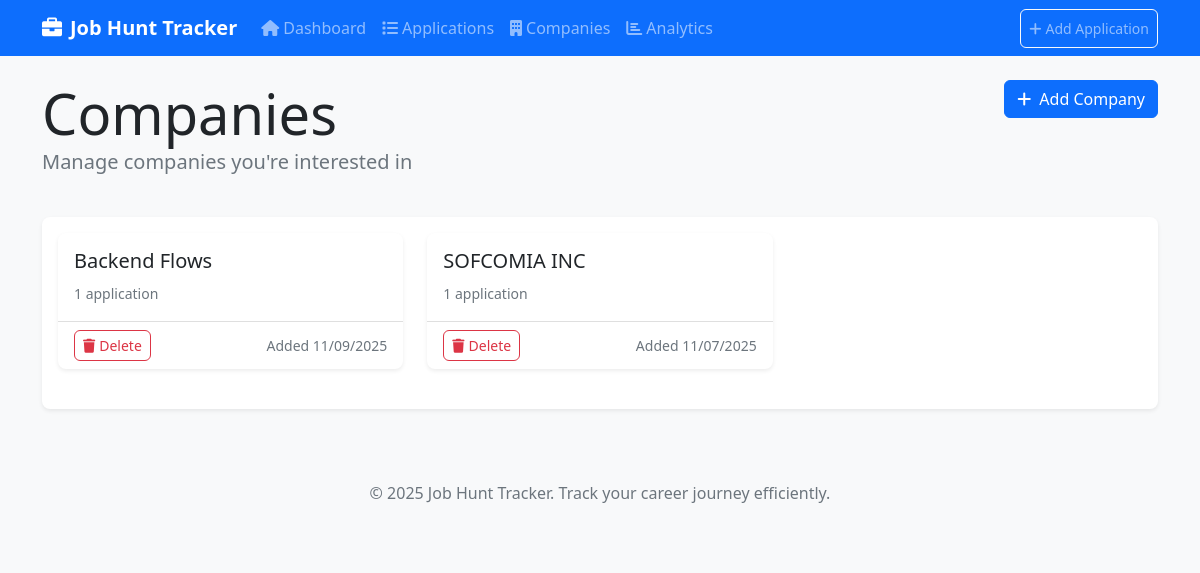
/companies, run on an earlier commit of the app's database.
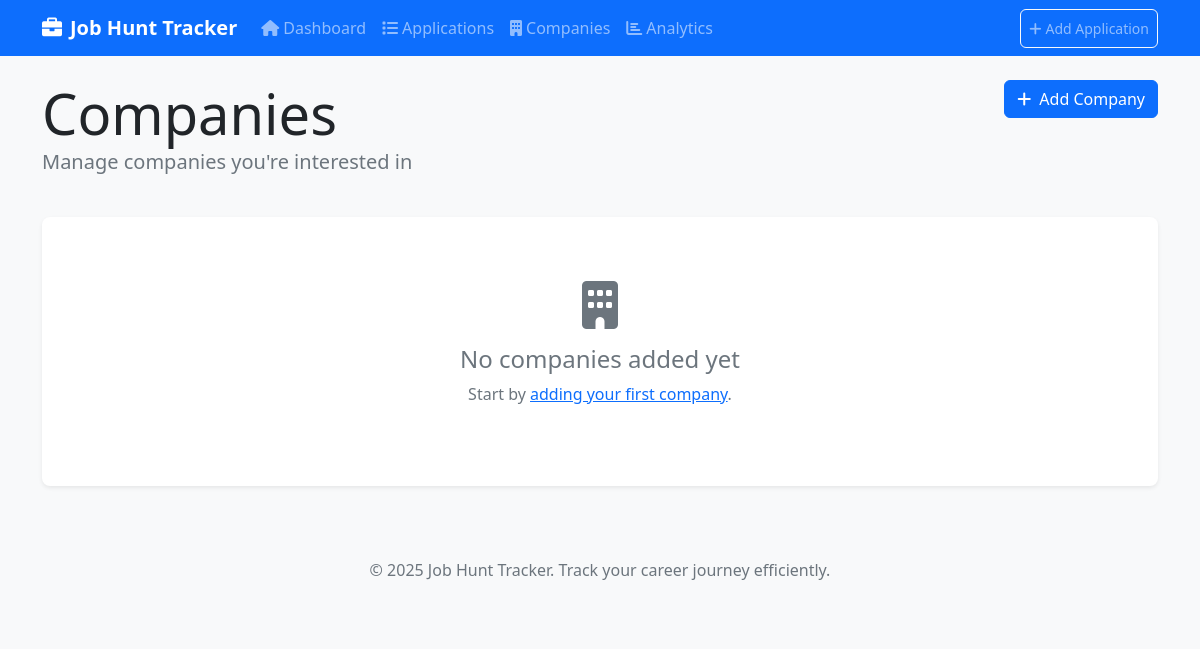
And on a later commit of the database.
### app/models.py (models this page shows, shortened)
class Company(db.Model):
    id = db.Column(db.Integer, primary_key=True)
    name = db.Column(db.String(120), nullable=False, unique=True)
    industry = db.Column(db.String(100))
    location = db.Column(db.String(100))
    website = db.Column(db.String(200))
    notes = db.Column(db.Text)
    created_at = db.Column(db.DateTime, default=datetime.utcnow)
    applications = db.relationship('Application', backref='company_ref', lazy=True, cascade='all, delete-orphan')

### app/routes.py (the view)
@main.route('/companies')
def companies():
    companies = Company.query.order_by(Company.name).all()
    return render_template('companies.html', companies=companies)

### app/templates/companies.html (shortened to what this page needs)
{% extends "base.html" %}
{% block content %}
<div class="row mb-4">
    <div class="col">
        <h1 class="display-4 mb-0">Companies</h1>
        <p class="lead text-muted">Manage companies you're interested in</p>
    </div>
    <div class="col-auto">
        <a href="{{ url_for('main.add_company') }}" class="btn btn-primary">
            <i class="fas fa-plus me-2"></i>Add Company
        </a>
    </div>
</div>
<div class="card">
    <div class="card-body">
        {% if companies %}
            <div class="row">
                {% for company in companies %}
                    <div class="col-md-6 col-lg-4 mb-4">
                        <div class="card h-100">
                            <div class="card-body">
                                <h5 class="card-title">{{ company.name }}</h5>
                                <p class="card-text">
                                    <small class="text-muted">
                                        {{ company.applications|length }} application{{ 's' if company.applications|length != 1 else '' }}
                                    </small>
                                </p>
                            </div>
                            <div class="card-footer bg-transparent">
                                <div class="d-flex justify-content-between align-items-center">
                                    <div>
                                        <button class="btn btn-outline-danger btn-sm"
                                                onclick="deleteCompany({{ company.id }}, '{{ company.name }}')">
                                            <i class="fas fa-trash me-1"></i>Delete
                                        </button>
                                    </div>
                                    <small class="text-muted">Added {{ company.created_at.strftime('%m/%d/%Y') }}</small>
                                </div>
                            </div>
                        </div>
                    </div>
                {% endfor %}
            </div>
        {% else %}
            <div class="text-center py-5">
                <i class="fas fa-building fa-3x text-muted mb-3"></i>
                <h4 class="text-muted">No companies added yet</h4>
                <p class="text-muted">
                    Start by <a href="{{ url_for('main.add_company') }}">adding your first company</a>.
                </p>
            </div>
        {% endif %}
    </div>
</div>
{% endblock %}

What changed in the data, as far as the page shows it:
removed Company: name "Backend Flows", applications|length "1", created_at "11/09/2025"
removed Company: name "SOFCOMIA INC", applications|length "1", created_at "11/07/2025"
Also different on the page:
text now shown: "No companies added yet Start by adding your first company ."
